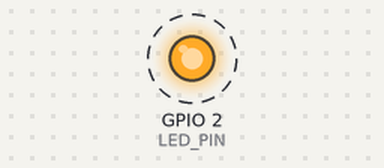
The sketch below on a simulated ESP32. On the bench: output pins drawn as LEDs (lit = HIGH). Dashed ring = blinking. What the sketch prints to the serial monitor is not drawn.

Above: at 0.5 s.
Timing chart, 0 to 4.6 s (numbered marks = the images above):
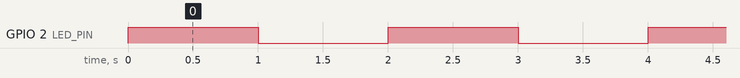

Measured:
- by itself, GPIO 2 (LED_PIN): alternates HIGH for 1.0 s and LOW for 1.0 s

The sketch:

Ltika.ino
```cpp
// 多くのESP32ボードでオンボードLEDは 2番ピン だよ
// もし光らなかったら、ここを LED_BUILTIN に書き換えてみてね
const int LED_PIN = 2;

void setup() {
  // ピンを出力モードに設定
  pinMode(LED_PIN, OUTPUT);

  // シリアルモニタも使えるようにしておくと便利（速度は115200が一般的）
  Serial.begin(115200);
  Serial.println("Hello ESP32!");
  }

void loop() {
  digitalWrite(LED_PIN, HIGH); // LEDをつける（3.3Vを出力）
  Serial.println("LED ON");
  delay(1000);                 // 1秒待つ

  digitalWrite(LED_PIN, LOW);  // LEDを消す（0Vを出力）
  Serial.println("LED OFF");
  delay(1000);                 // 1秒待つ
  }
```
